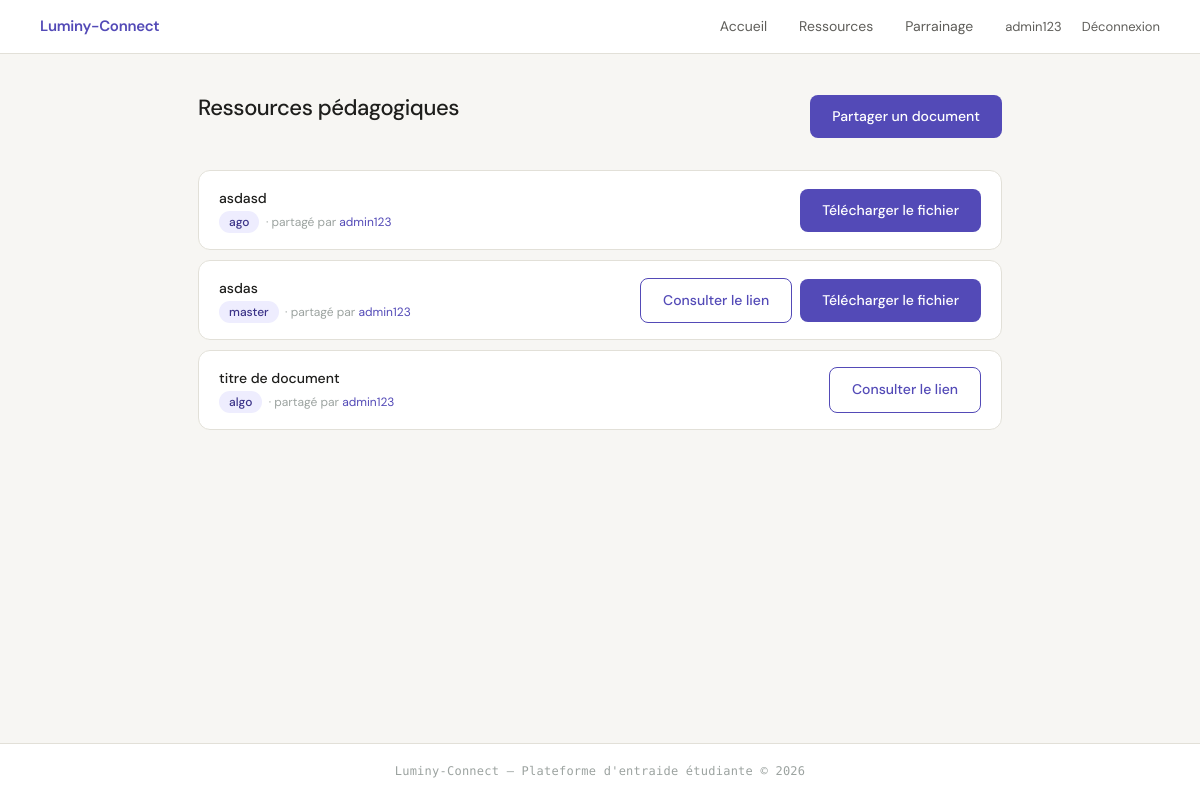
The app's page /ressources (signed in), older data.
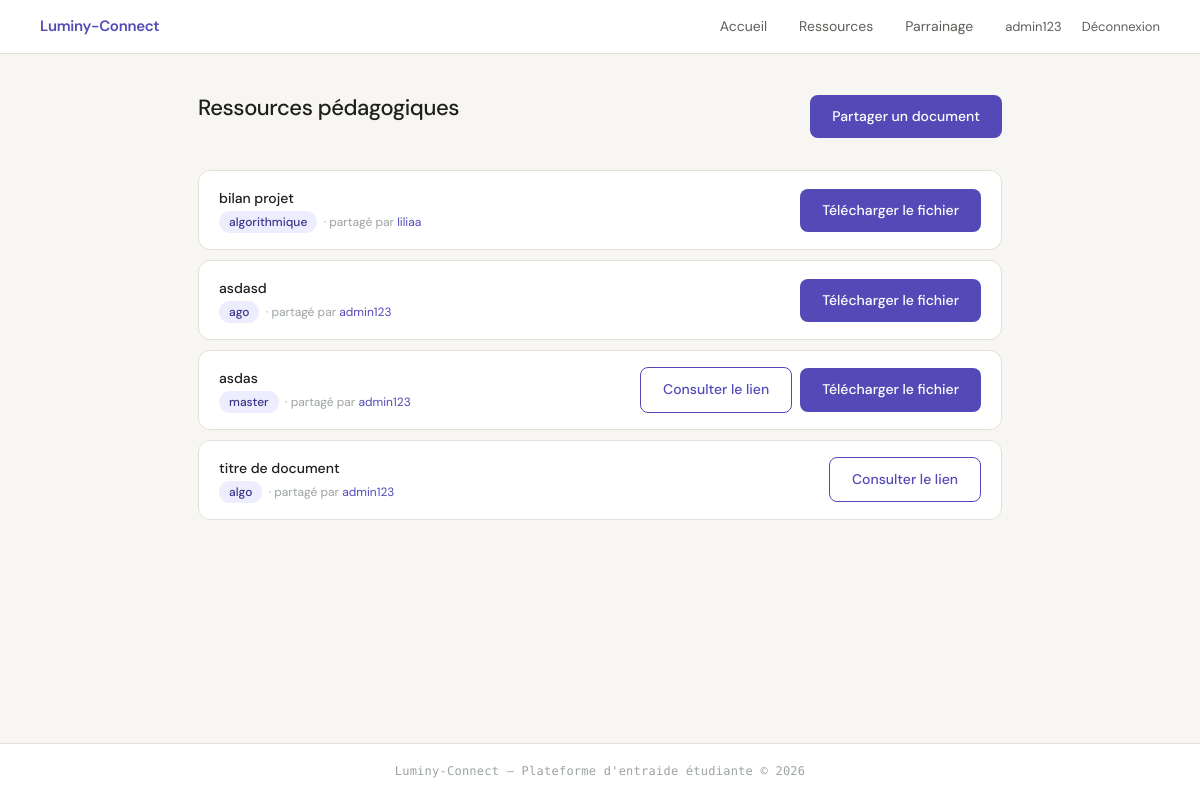
The same page, newer data.
### tables this page shows
CREATE TABLE utilisateur (
            id INTEGER PRIMARY KEY AUTOINCREMENT,
            nom_utilisateur TEXT UNIQUE NOT NULL,
            mot_de_passe TEXT NOT NULL,
            est_parrain INTEGER NOT NULL
        );

CREATE TABLE ressource (
            id INTEGER PRIMARY KEY AUTOINCREMENT,
            auteur_id INTEGER NOT NULL,
            matiere TEXT NOT NULL,
            titre TEXT NOT NULL,
            lien_url TEXT NOT NULL, fichier_stocke TEXT, fichier_nom_original TEXT, fichier_donnees BLOB,
            FOREIGN KEY (auteur_id) REFERENCES utilisateur(id)
        );

### app.py (the view)
@app.route('/ressources')
@login_required
def ressources():
    return render_template('ressources.html', ressources=obtenir_ressources())

### data_model.py (called while the page is built)
def login_required(f):
    @wraps(f)
    def decorated_function(*args, **kwargs):
        if "user_id" not in session:
            return redirect(url_for('connexion'))
        return f(*args, **kwargs)
    return decorated_function

def db_fetch(query, args=(), fetch_all=False, db_name=DBFILENAME):
    with sqlite3.connect(db_name) as conn:
        conn.row_factory = sqlite3.Row
        cur = conn.execute(query, args)
        if fetch_all:
            res = cur.fetchall()
            return [dict(e) for e in res] if res else []
        else:
            res = cur.fetchone()
            return dict(res) if res else None

def obtenir_ressources():
    query = """
        SELECT ressource.id, ressource.matiere, ressource.titre, ressource.lien_url,
               (ressource.fichier_donnees IS NOT NULL) AS has_fichier,
               ressource.auteur_id, utilisateur.nom_utilisateur AS auteur
        FROM ressource
        JOIN utilisateur ON ressource.auteur_id = utilisateur.id
        ORDER BY ressource.id DESC
    """
    return db_fetch(query, fetch_all=True)

### templates/ressources.html
{% include 'en_tete.html' %}
<main>
  <div class="entete-page">
    <h1>Ressources pédagogiques</h1>
    <a href="/ajouter-ressource" class="btn btn-primary">Partager un document</a>
  </div>
  {% for r in ressources %}
  <div class="carte-ressource">
    <div>
      <div class="titre">{{ r.titre }}</div>
      <div class="meta">
        <span class="matiere">{{ r.matiere }}</span>
        &nbsp;· partagé par <a href="/utilisateur/{{ r.auteur_id }}">{{ r.auteur }}</a>
      </div>
    </div>
    <div class="carte-ressource-actions">
      {% if r.lien_url %}
      <a href="{{ r.lien_url }}" target="_blank" rel="noopener noreferrer" class="btn btn-outline">Consulter le lien</a>
      {% endif %}
      {% if r.has_fichier %}
      <a href="{{ url_for('telecharger_ressource', ressource_id=r.id) }}" class="btn btn-primary">Télécharger le fichier</a>
      {% endif %}
    </div>
  </div>
  {% else %}
  <p class="vide">Aucune ressource partagée. Soyez le premier !</p>
  {% endfor %}
</main>
{% include 'pied_de_page.html' %}

### templates/en_tete.html (shortened to what this page needs)
<!DOCTYPE html>
<html lang="fr">
<head>
  <link rel="stylesheet" href="{{ url_for('static', filename='style.css') }}">
</head>
<body>
<nav>
  <a href="/" class="brand">Luminy-Connect</a>
  {% if session.get('user_id') %}
    <a href="/">Accueil</a>
    <a href="/ressources">Ressources</a>
    <a href="/mon-parrainage">Parrainage</a>
    <span class="nav-user">
      <a href="/profil">{{ session.get('nom') }}</a>
      <a href="/deconnexion">Déconnexion</a>
    </span>
  {% else %}
    <span class="nav-user"><a href="/connexion">Connexion</a></span>
  {% endif %}
</nav>

### templates/pied_de_page.html
<footer>
  Luminy-Connect — Plateforme d'entraide étudiante &copy; 2026
</footer>
</body>
</html>

### static/style.css (style rules this page uses)
:root { --violet: #534AB7; --violet-hover: #4540a0; --violet-clair: #EEEDFE; --violet-texte: #3C3489; --teal: #0F6E56; --teal-clair: #E1F5EE; --gris-bg: #f7f6f3; --gris-carte: #f1efe8; --gris-bord: #e2e0d8; --gris-texte: #5F5E5A; --gris-doux: #9ca3a0; --noir: #1e1e1c; --blanc: #ffffff; --rouge-clair: #FCEBEB; --rouge: #A32D2D; --vert-clair: #EAF3DE; --vert: #3B6D11; }
*, *::before, *::after { box-sizing: border-box; margin: 0; padding: 0; }
html { height: 100%; }
body { font-family: 'DM Sans', system-ui, sans-serif; font-size: 15px; line-height: 1.65; color: var(--noir); background: var(--gris-bg); min-height: 100vh; display: flex; flex-direction: column; }
a { color: var(--violet); text-decoration: none; }
h1 { font-size: 22px; font-weight: 500; margin-bottom: 1rem; letter-spacing: -0.02em; }
nav { background: rgba(255,255,255,0.95); backdrop-filter: blur(10px); border-bottom: 0.5px solid var(--gris-bord); padding: 0 40px; height: 54px; display: flex; align-items: center; gap: 32px; position: sticky; top: 0; z-index: 100; }
nav .brand { font-weight: 600; font-size: 15px; color: var(--violet); margin-right: auto; letter-spacing: -0.02em; }
nav > a { font-size: 14px; color: var(--gris-texte); padding: 4px 0; position: relative; transition: color 0.15s; }
nav > a::after { content: ''; position: absolute; bottom: -2px; left: 0; right: 0; height: 1.5px; background: var(--violet); transform: scaleX(0); transition: transform 0.15s; }
nav .nav-user { font-size: 13px; display: flex; align-items: center; gap: 20px; }
nav .nav-user a { font-size: 13px; color: var(--gris-texte); transition: color 0.15s; }
main { width: 100%; max-width: 860px; margin: 0 auto; padding: 36px 28px; flex: 1; }
.entete-page { display: flex; align-items: center; justify-content: space-between; margin-bottom: 28px; }
.matiere { font-size: 12px; font-weight: 500; padding: 3px 10px; border-radius: 20px; background: var(--violet-clair); color: var(--violet-texte); }
button, .btn { padding: 10px 22px; font-size: 14px; font-family: 'DM Sans', inherit; font-weight: 500; border-radius: 8px; cursor: pointer; transition: background 0.15s, opacity 0.15s, transform 0.1s; border: none; text-decoration: none; display: inline-block; }
.btn-primary, button[type="submit"] { background: var(--violet); color: var(--blanc); }
.btn-outline { background: var(--blanc); color: var(--violet); border: 0.5px solid var(--violet); }
.carte-ressource { background: var(--blanc); border: 0.5px solid var(--gris-bord); border-radius: 12px; padding: 16px 20px; margin-bottom: 10px; display: flex; align-items: center; justify-content: space-between; gap: 16px; transition: border-color 0.15s, box-shadow 0.15s; animation: fadeIn 0.2s ease forwards; }
.carte-ressource .titre { font-size: 14px; font-weight: 500; color: var(--noir); }
.carte-ressource .meta { font-size: 12px; color: var(--gris-doux); margin-top: 3px; }
.carte-ressource-actions { display: flex; flex-wrap: wrap; gap: 8px; align-items: center; justify-content: flex-end; flex-shrink: 0; }
footer { border-top: 0.5px solid var(--gris-bord); padding: 18px 40px; font-size: 12px; color: var(--gris-doux); text-align: center; background: var(--blanc); font-family: 'DM Mono', monospace; letter-spacing: 0.02em; margin-top: auto; }

Row changes from the older to the newer data that the page shows:
added ressource: titre "bilan projet", matiere "algorithmique", auteur "liliaa"
